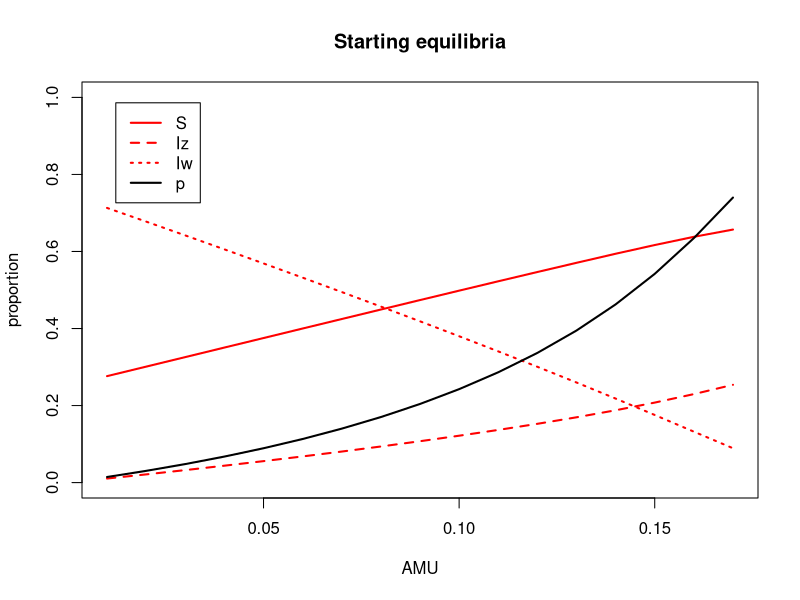
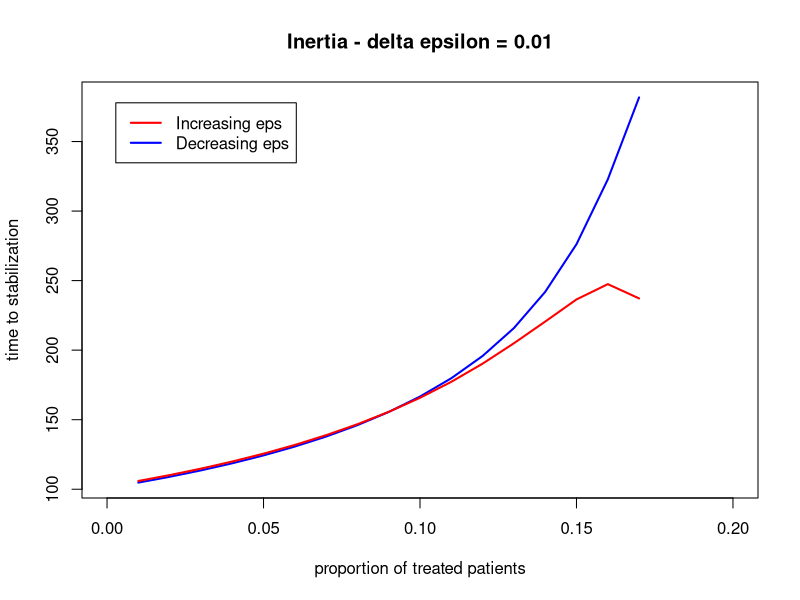
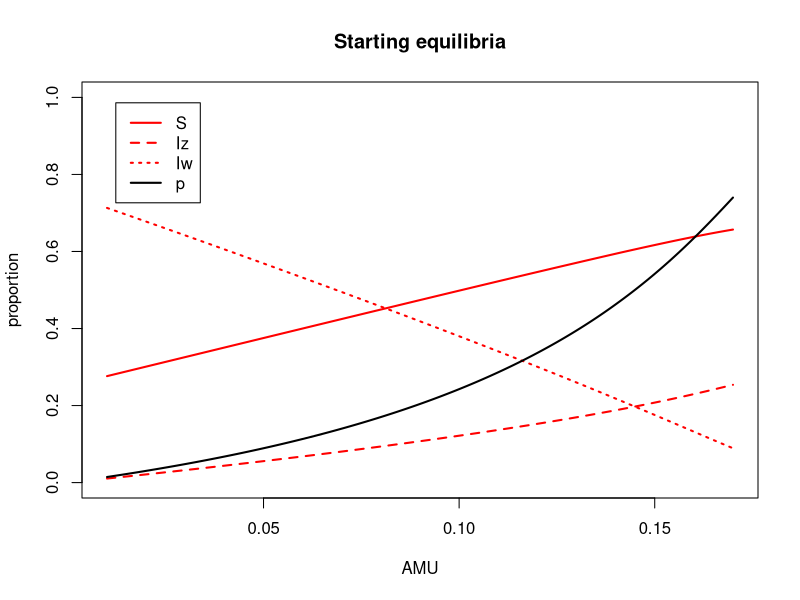
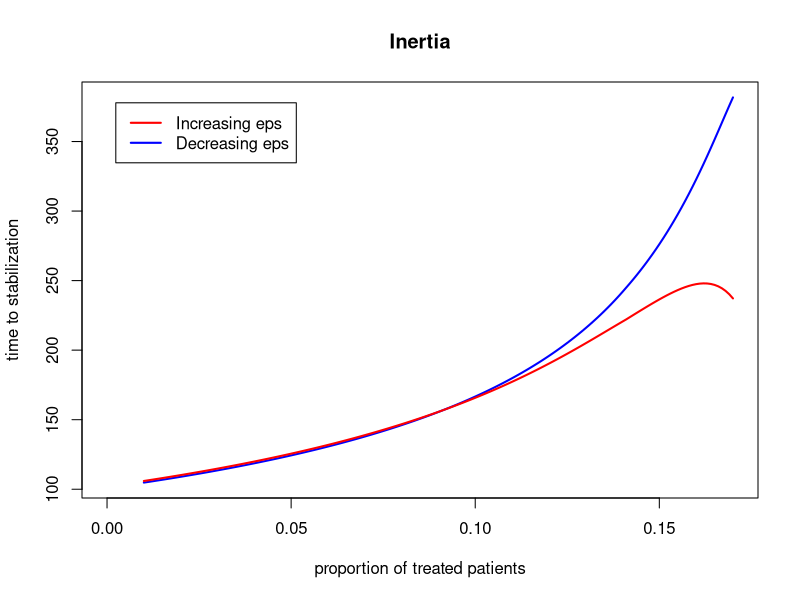
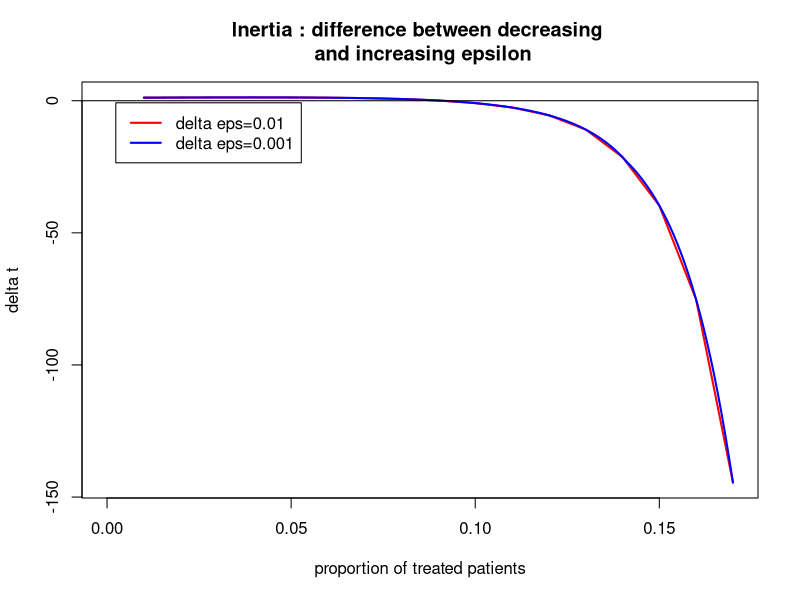
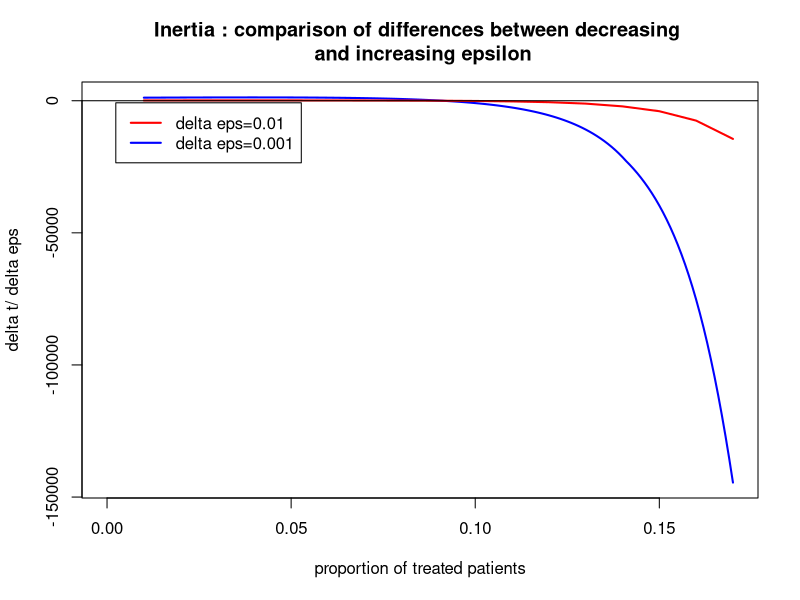

Source code (R) for these figures, in order:
## ---- chunk 1
library(deSolve)


options("scipen" = 10)

# initial state:
N <- 1
prop <- 0.01 #initial value of Iw and Iz

# time:
a <- 200000 #time span
m <- 1 #time step



# parameters
pbeta_w <- 0.04 #transmission parameter of Iw
pbeta_z <- 0.015 #transmission parameter of Iz

pgammaa <- 0.01 #innate recovery rate
pgamma_tilt <- 0.1 #recovery rate of Iw when treated by antibiotics


prho <- 0.05 #probability of clinical failure

#epsilon change over time

peps <- 0 #initial value of the ratio of treated patients
delta_eps <- 0.01
pepsi_start <- seq(0.01,0.17,by=delta_eps) #initial values of epsilon


pepsi_1 <- pepsi_start
delta_eps1 <- delta_eps

conv_crit <- 0.0001

## ---- chunk 2
parameters <- c(beta_w=pbeta_w, beta_z=pbeta_z, gamma=pgammaa, gamma_prim=pgamma_tilt, eps=peps, rho=prho)

state <- c(S=1-2*prop, Iw=prop, Iz=prop)

times=seq(0, a, by=m)

SIS=function(times, state, parameters){
  with(as.list(c(state,parameters)),
       { 
         dS = - beta_w*Iw*S - beta_z*Iz*S + gamma*(1-eps)*Iw + gamma_prim*eps*Iw + gamma*Iz
        dIw = beta_w*Iw*S + (1-eps)*beta_w*Iw*Iz - eps*beta_z*Iz*Iw - rho*eps*Iw - gamma*(1-eps)*Iw - gamma_prim*eps*Iw
        dIz = beta_z*Iz*S + eps*beta_z*Iz*Iw + rho*eps*Iw - (1-eps)*beta_w*Iw*Iz - gamma*Iz
        
        
        list(c(dS, dIw, dIz))
       })
}


parameters <- c(beta_w=pbeta_w, beta_z=pbeta_z, gamma=pgammaa, gamma_prim=pgamma_tilt, eps=peps, rho=prho)

state <- c(S=1-2*prop, Iw=prop, Iz=prop)

times <- seq(0, a, by=m)


root_main=function(times, state, parameters){
  dstate <- unlist(SIS(times, state, parameters))
  sum(abs(dstate)) - conv_crit
  }

exploit_param_eps=function(x) {
  parameters[5] <- x
  out <- lsodar(func=SIS, y=state, parms=parameters, times=times, rootfunc=root_main)
  return(tail(out, n=1))
  }

steady_eps <- do.call(rbind, lapply(pepsi_start, exploit_param_eps))
steady_eps <- unlist(steady_eps)

steady_time_eps <- steady_eps[,1]
steady_S_eps <- steady_eps[,2]
steady_Iw_eps <- steady_eps[,3]
steady_Iz_eps <- steady_eps[,4]
steady_p_eps <- steady_eps[,4]/(steady_eps[,4]+steady_eps[,3])

table_ss <- cbind(steady_S_eps, steady_Iw_eps, steady_Iz_eps, seq(0.01, 0.17, by=delta_eps))
## ---- chunk 3
plot(pepsi_start, steady_Iz_eps, main="Starting equilibria", xlab="AMU", ylab="proportion", ylim=c(0,1), lty=2, lwd=2, type="l", col='red')
lines(pepsi_start, steady_Iw_eps, lty=3, lwd=2, type='l', col='red')
lines(pepsi_start, steady_S_eps, lty=1, lwd=2, type='l', col='red')
lines(pepsi_start, steady_p_eps, lty=1, lwd=2, type='l', col='black')


legend("topleft" , inset=.05, c("S", "Iz", "Iw", "p"), lty=c(1,2,3,1), lwd=c(2,2,2,2), col=c(rep('red',3), 'black'))
## ---- chunk 4

out_up <- rep(0,4)

for (i in 1:nrow(table_ss)) {
  parameters <- c(beta_w=pbeta_w, beta_z=pbeta_z, gamma=pgammaa, gamma_prim=pgamma_tilt, eps=peps, rho=prho)
  state <- c(S=1-2*prop, Iw=prop, Iz=prop)
  parameters[5] <- table_ss[i,4] + 0.01
  state[1] <- table_ss[i,1]
  state[2] <- table_ss[i,2]
  state[3] <- table_ss[i,3]
  out <- lsodar(func=SIS, y=state, parms=parameters, times=times, rootfunc=root_main)
  out_up <- rbind(out_up, tail(out,1))
}

out_down <- rep(0,4)

for (i in 1:nrow(table_ss)) {
  parameters <- c(beta_w=pbeta_w, beta_z=pbeta_z, gamma=pgammaa, gamma_prim=pgamma_tilt, eps=peps, rho=prho)
  state <- c(S=1-2*prop, Iw=prop, Iz=prop)
  parameters[5] <- table_ss[i,4] - 0.01
  state[1] <- table_ss[i,1]
  state[2] <- table_ss[i,2]
  state[3] <- table_ss[i,3]
  out <- lsodar(func=SIS, y=state, parms=parameters, times=times, rootfunc=root_main)
  out_down <- rbind(out_down, tail(out,1))
}



## ---- chunk 5


time_up <- out_up[2:nrow(out_up),1]

time_down <- out_down[2:nrow(out_down),1]

pepsi_change <- seq(0.01, 0.17, by=delta_eps)

plot(pepsi_change, time_down, main="Inertia - delta epsilon = 0.01", xlab="proportion of treated patients", ylab="time to stabilization", lwd=2, col='blue', type='l', xlim=c(0,0.20))
lines(pepsi_change, time_up, lwd=2, col='red', type='l')

legend("topleft" , inset=.05, c("Increasing eps", "Decreasing eps"), lwd=c(2,2), col=c('red', 'blue'))

time_up1 <- time_up

time_down1 <- time_down
## ---- chunk 6
library(deSolve)


options("scipen" = 10)

# initial state:
N <- 1
prop <- 0.01 #initial value of Iw and Iz

# time:
a <- 200000 #time span
m <- 1 #time step



# parameters
pbeta_w <- 0.04 #transmission parameter of Iw
pbeta_z <- 0.015 #transmission parameter of Iz

pgammaa <- 0.01 #innate recovery rate
pgamma_tilt <- 0.1 #recovery rate of Iw when treated by antibiotics


prho <- 0.05 #probability of clinical failure

#epsilon change over time

peps <- 0 #initial value of the ratio of treated patients
delta_eps <- 0.001
pepsi_start <- seq(0.01,0.17,by=delta_eps) #initial values of epsilon


pepsi2 <- pepsi_start
delta_eps2 <- delta_eps


conv_crit <- 0.0001

## ---- chunk 7
parameters <- c(beta_w=pbeta_w, beta_z=pbeta_z, gamma=pgammaa, gamma_prim=pgamma_tilt, eps=peps, rho=prho)

state <- c(S=1-2*prop, Iw=prop, Iz=prop)

times=seq(0, a, by=m)

SIS=function(times, state, parameters){
  with(as.list(c(state,parameters)),
       { 
         dS = - beta_w*Iw*S - beta_z*Iz*S + gamma*(1-eps)*Iw + gamma_prim*eps*Iw + gamma*Iz
        dIw = beta_w*Iw*S + (1-eps)*beta_w*Iw*Iz - eps*beta_z*Iz*Iw - rho*eps*Iw - gamma*(1-eps)*Iw - gamma_prim*eps*Iw
        dIz = beta_z*Iz*S + eps*beta_z*Iz*Iw + rho*eps*Iw - (1-eps)*beta_w*Iw*Iz - gamma*Iz
        
        
        list(c(dS, dIw, dIz))
       })
}


parameters <- c(beta_w=pbeta_w, beta_z=pbeta_z, gamma=pgammaa, gamma_prim=pgamma_tilt, eps=peps, rho=prho)

state <- c(S=1-2*prop, Iw=prop, Iz=prop)

times <- seq(0, a, by=m)


root_main=function(times, state, parameters){
  dstate <- unlist(SIS(times, state, parameters))
  sum(abs(dstate)) - conv_crit
  }

exploit_param_eps=function(x) {
  parameters[5] <- x
  out <- lsodar(func=SIS, y=state, parms=parameters, times=times, rootfunc=root_main)
  return(tail(out, n=1))
  }

steady_eps <- do.call(rbind, lapply(pepsi_start, exploit_param_eps))
steady_eps <- unlist(steady_eps)

steady_time_eps <- steady_eps[,1]
steady_S_eps <- steady_eps[,2]
steady_Iw_eps <- steady_eps[,3]
steady_Iz_eps <- steady_eps[,4]
steady_p_eps <- steady_eps[,4]/(steady_eps[,4]+steady_eps[,3])

table_ss <- cbind(steady_S_eps, steady_Iw_eps, steady_Iz_eps, seq(0.01,0.17,by=delta_eps))
## ---- chunk 8
plot(pepsi_start, steady_Iz_eps, main="Starting equilibria", xlab="AMU", ylab="proportion", ylim=c(0,1), lty=2, lwd=2, type="l", col='red')
lines(pepsi_start, steady_Iw_eps, lty=3, lwd=2, type='l', col='red')
lines(pepsi_start, steady_S_eps, lty=1, lwd=2, type='l', col='red')
lines(pepsi_start, steady_p_eps, lty=1, lwd=2, type='l', col='black')


legend("topleft" , inset=.05, c("S", "Iz", "Iw", "p"), lty=c(1,2,3,1), lwd=c(2,2,2,2), col=c(rep('red',3), 'black'))
## ---- chunk 9

out_up <- rep(0,4)

for (i in 1:nrow(table_ss)) {
  parameters <- c(beta_w=pbeta_w, beta_z=pbeta_z, gamma=pgammaa, gamma_prim=pgamma_tilt, eps=peps, rho=prho)
  state <- c(S=1-2*prop, Iw=prop, Iz=prop)
  parameters[5] <- table_ss[i,4] + 0.01
  state[1] <- table_ss[i,1]
  state[2] <- table_ss[i,2]
  state[3] <- table_ss[i,3]
  out <- lsodar(func=SIS, y=state, parms=parameters, times=times, rootfunc=root_main)
  out_up <- rbind(out_up, tail(out,1))
}

out_down <- rep(0,4)

for (i in 1:nrow(table_ss)) {
  parameters <- c(beta_w=pbeta_w, beta_z=pbeta_z, gamma=pgammaa, gamma_prim=pgamma_tilt, eps=peps, rho=prho)
  state <- c(S=1-2*prop, Iw=prop, Iz=prop)
  parameters[5] <- table_ss[i,4] - 0.01
  state[1] <- table_ss[i,1]
  state[2] <- table_ss[i,2]
  state[3] <- table_ss[i,3]
  out <- lsodar(func=SIS, y=state, parms=parameters, times=times, rootfunc=root_main)
  out_down <- rbind(out_down, tail(out,1))
}



## ---- chunk 10


time_up <- out_up[2:nrow(out_up),1]

time_down <- out_down[2:nrow(out_down),1]

pepsi_change <- seq(0.01, 0.17, by=delta_eps)

plot(pepsi_change, time_down, main="Inertia", xlab="proportion of treated patients", ylab="time to stabilization", lwd=2, col='blue', type='l', xlim=c(0,0.17))
lines(pepsi_change, time_up, lwd=2, col='red', type='l')

legend("topleft" , inset=.05, c("Increasing eps", "Decreasing eps"), lwd=c(2,2), col=c('red', 'blue'))

time_up2 <- time_up
time_down2 <- time_down


## ---- chunk 11



diff_1 <- time_up1 - time_down1
epsx1 <- seq(0.01, 0.17, by=0.01)


diff_2 <- time_up2 - time_down2
epsx2 <- seq(0.01, 0.17, by=0.001)


plot(epsx1, diff_1, main="Inertia : difference between decreasing \n and increasing epsilon", xlab="proportion of treated patients", ylab="delta t", lwd=2, col='red', type='l', xlim=c(0,0.17))
lines(epsx2, diff_2, lwd=2, col='blue', type='l')
abline(h=0, col='black')

legend("topleft" , inset=.05, c("delta eps=0.01", "delta eps=0.001"), lwd=c(2,2), col=c('red', 'blue'))
## ---- chunk 12



diff_1_same_metrics <- diff_1/delta_eps1
epsx1 <- seq(0.01, 0.17, by=delta_eps1)


diff_2_same_metrics <- diff_2/delta_eps2
epsx2 <- seq(0.01, 0.17, by=delta_eps2)


plot(epsx2, diff_2_same_metrics, main="Inertia : comparison of differences between decreasing \n and increasing epsilon", xlab="proportion of treated patients", ylab="delta t/ delta eps", lwd=2, col='blue', type='l', xlim=c(0,0.17))
lines(epsx1, diff_1_same_metrics, lwd=2, col='red', type='l')
abline(h=0, col='black')

legend("topleft" , inset=.05, c("delta eps=0.01", "delta eps=0.001"), lwd=c(2,2), col=c('red', 'blue'))
